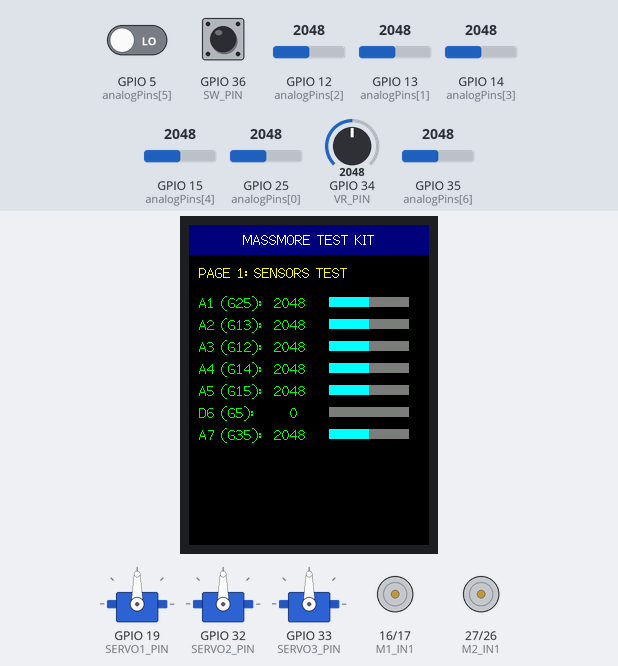
The sketch below on a simulated ESP32. Parts: 3 × servo, 240×320 colour display, motor-driver pin pairs drawn as motors (green arrow = first pin HIGH = forward, orange = second pin HIGH = backward, longer = more drive). The test bench sets the inputs (shaded band); at power-on: GPIO 36 (SW_PIN) HIGH, GPIO 12 (analogPins[2]) = 2048, GPIO 5 (analogPins[5]) LOW, GPIO 13 (analogPins[1]) = 2048, GPIO 14 (analogPins[3]) = 2048, GPIO 15 (analogPins[4]) = 2048, GPIO 25 (analogPins[0]) = 2048, GPIO 34 (VR_PIN) = 2048, GPIO 35 (analogPins[6]) = 2048.

Above: at 1.4 s.
1.5 s: GPIO 36 (SW_PIN) pulled LOW for 0.15 s
At 2.6 s:
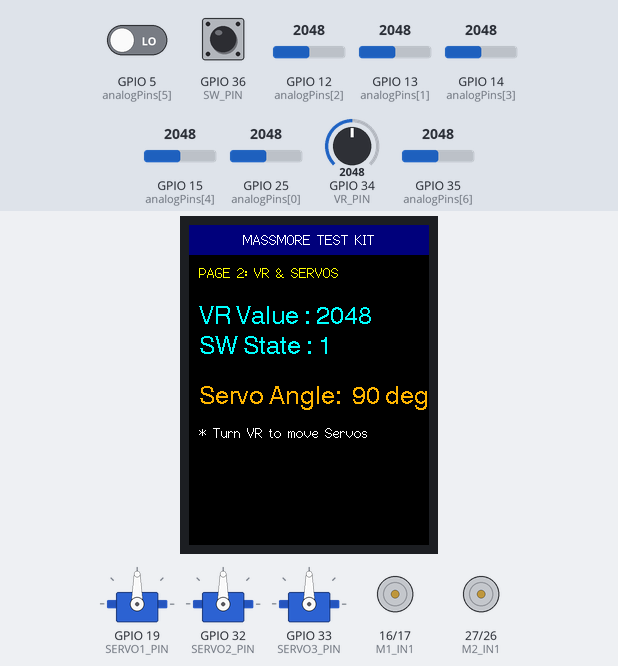
3.2 s: GPIO 36 (SW_PIN) pulled LOW for 1 s
At 4.4 s:
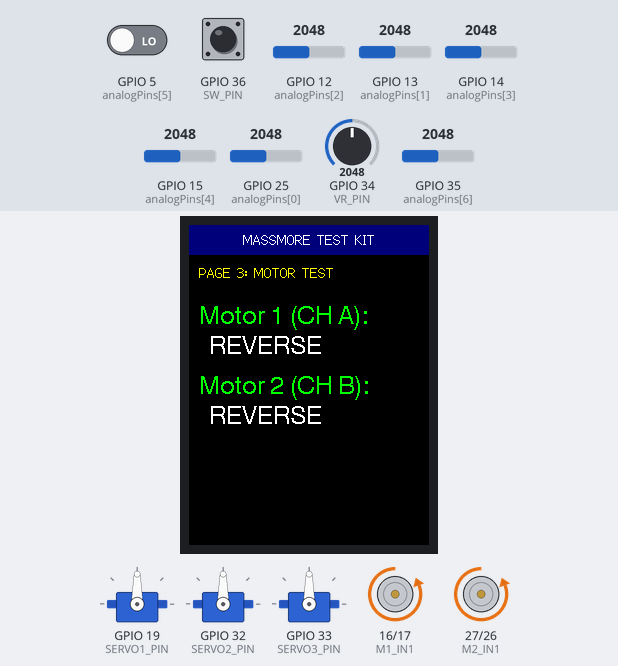
7.2 s: GPIO 36 (SW_PIN) pulsed LOW 5 times (0.12 s each, 0.3 s apart)
At 8.23 s:
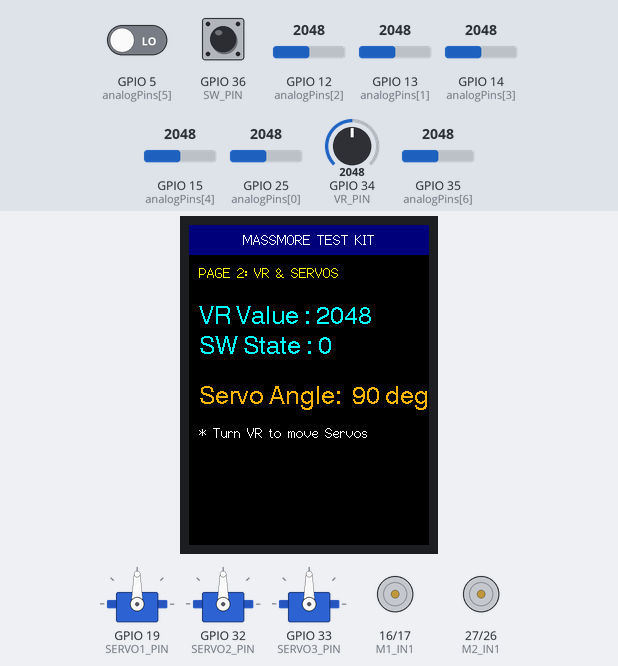
11.5 s: GPIO 36 (SW_PIN) pulsed LOW 5 times (0.12 s each, 0.3 s apart)
At 11.92 s:
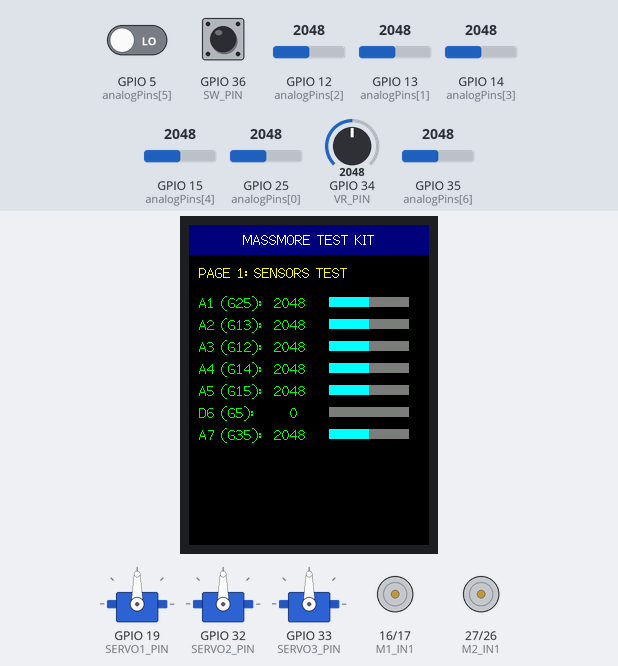
17.5 s: GPIO 36 (SW_PIN) pulled LOW for 0.15 s
At 18.3 s:
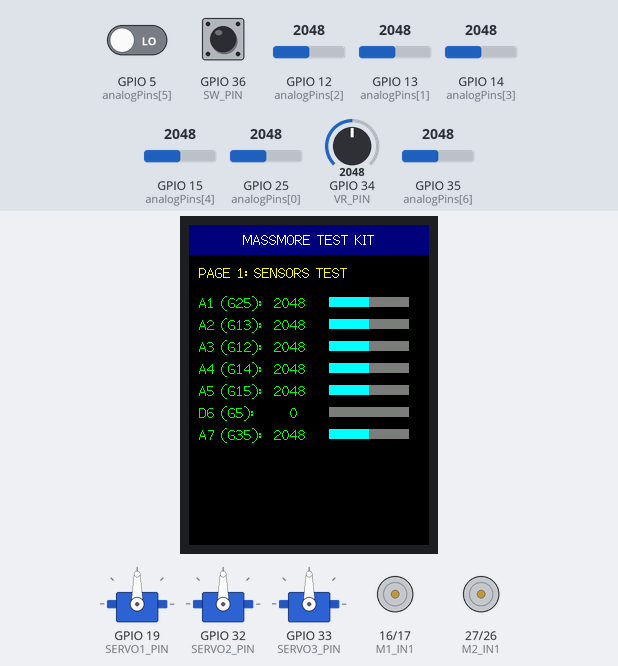
19.2 s: GPIO 12 (analogPins[2]) set to 2866
At 19.7 s:
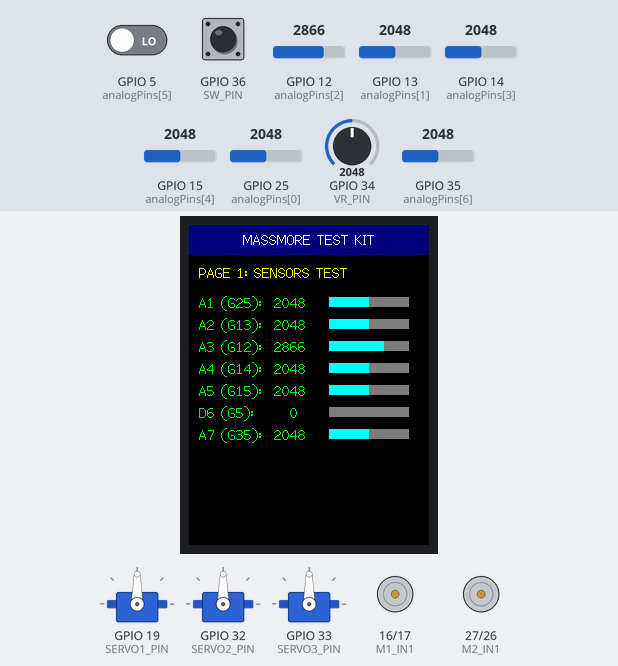
Timing chart, 0 to 21.7 s (numbered marks = the images above; inputs shaded):
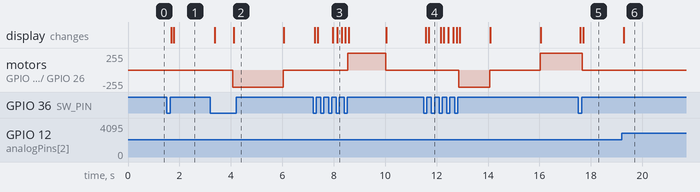

Measured:
- after the input at 1.5 s, the display: first changes after 0.18 s (image 1 shows a later state)
- after the input at 3.2 s, motor on GPIO 16 (M1_IN1) / GPIO 17 (M1_IN2), motor on GPIO 27 (M2_IN1) / GPIO 26 (M2_IN2): stopped → backward 255/255 after 0.87 s, → stopped 2.0 s later; the display: first changes after 0.16 s (image 2 shows a later state)
- after the input at 7.2 s, the display: first changes after 0.06 s (image 3 shows a later state)
- after the input at 11.5 s, the display: first changes after 0.08 s (image 4 shows a later state)
- after the input at 17.5 s, motor on GPIO 16 (M1_IN1) / GPIO 17 (M1_IN2), motor on GPIO 27 (M2_IN1) / GPIO 26 (M2_IN2): forward 255/255 → stopped after 0.17 s instead of 0.52 s; the display: first changes after 0.09 s (image 5 shows a later state)
- after the input at 19.2 s, the display: changes after 0.08 s (image 6)

The sketch:

SKU_1015_ESP32_FACTORY_TEST.ino
```cpp
#include <TFT_eSPI.h>
#include <SPI.h>
#include <ESP32Servo.h>

// ==========================================
// PIN DEFINITIONS
// ==========================================
// Analog Inputs
const int analogPins[7] = {25, 13, 12, 14, 15, 5, 35};
#define VR_PIN 34
#define SW_PIN 36
// #define LED_PIN 2   // ชนกับ TFT_DC จึงขออนุญาตปิดไว้เพื่อไม่ให้จอรวน

// Servos
#define SERVO1_PIN 19
#define SERVO2_PIN 32
#define SERVO3_PIN 33

// Motors (TB6612FNG / 2CH)
#define M1_IN1 16
#define M1_IN2 17
#define M2_IN1 27
#define M2_IN2 26

// ==========================================
// OBJECTS & VARIABLES
// ==========================================
TFT_eSPI tft = TFT_eSPI();
Servo servo1;
Servo servo2;
Servo servo3;

int currentPage = 0;       // 0: Analog, 1: VR+Servo, 2: Motors
int lastSwState = HIGH;
unsigned long lastDebounceTime = 0;

void setup() {
  Serial.begin(115200);

  // Init Inputs
  pinMode(SW_PIN, INPUT); // GPIO 36 ไม่มี Internal Pull-up (ต้องพึ่ง Hardware Pull-up บนบอร์ด)
  for(int i=0; i<7; i++) {
    pinMode(analogPins[i], INPUT);
  }
  pinMode(VR_PIN, INPUT);

  // Init Motors
  pinMode(M1_IN1, OUTPUT);
  pinMode(M1_IN2, OUTPUT);
  pinMode(M2_IN1, OUTPUT);
  pinMode(M2_IN2, OUTPUT);
  stopMotors();

  // Init Servos
  servo1.attach(SERVO1_PIN);
  servo2.attach(SERVO2_PIN);
  servo3.attach(SERVO3_PIN);

  // Init TFT
  tft.init();
  tft.setRotation(0); // แนวตั้ง (หรือเปลี่ยนเป็น 1, 2, 3 ตามทิศทางบอร์ด)
  tft.fillScreen(TFT_BLACK);

  drawHeader();
}

void loop() {
  handleButton(); // เช็คการกดปุ่มเพื่อเปลี่ยนหน้าจอ

  // แสดงผลตามหน้าจอที่เลือก
  switch(currentPage) {
    case 0:
      runPageAnalog();
      break;
    case 1:
      runPageVR_Servo();
      break;
    case 2:
      runPageMotor();
      break;
  }

  delay(50); // หน่วงเวลาเล็กน้อยลดการกระพริบ
}

// ==========================================
// FUNCTIONS
// ==========================================

void handleButton() {
  int swState = digitalRead(SW_PIN);
  // เช็คขอบขาลง (Active Low) และป้องกัน Debounce
  if (swState == LOW && lastSwState == HIGH && millis() - lastDebounceTime > 200) {
    currentPage++;
    if(currentPage > 2) currentPage = 0;

    tft.fillScreen(TFT_BLACK); // เคลียร์จอเมื่อเปลี่ยนหน้า
    drawHeader();
    stopMotors(); // หยุดมอเตอร์เมื่อเปลี่ยนหน้า
    lastDebounceTime = millis();
  }
  lastSwState = swState;
}

void drawHeader() {
  tft.fillRect(0, 0, 240, 30, TFT_NAVY);
  tft.setTextColor(TFT_WHITE);
  tft.setTextDatum(MC_DATUM);
  tft.drawString("MASSMORE TEST KIT", 120, 15, 2);
  tft.setTextDatum(TL_DATUM);
}

// --- หน้า 1: ทดสอบ Analog & Digital ---
void runPageAnalog() {
  tft.setTextColor(TFT_YELLOW, TFT_BLACK);
  // เปลี่ยนชื่อหัวข้อให้ครอบคลุมทั้ง Analog และ Digital
  tft.drawString("PAGE 1: SENSORS TEST", 10, 40, 2);

  tft.setTextColor(TFT_GREEN, TFT_BLACK);
  for(int i=0; i<7; i++) {
    int pin = analogPins[i];
    int val = 0;
    String prefix = "";
    int barLen = 0;
    uint32_t barColor = TFT_CYAN;

    // เช็คว่าเป็นขา 5 หรือไม่ (ถ้าใช่ให้อ่านเป็น Digital)
    if (pin == 5) {
      val = digitalRead(pin);       // อ่านค่าได้ 0 หรือ 1
      prefix = "D";                 // ใช้ตัวอักษรนำหน้าเป็น D (Digital)
      barLen = (val == HIGH) ? 80 : 0; // ถ้าเป็น 1 (HIGH) ให้กราฟเต็มหลอด
      barColor = TFT_MAGENTA;       // เปลี่ยนสีกราฟเป็นสีม่วงอมชมพูเพื่อแยกให้ชัดเจน
    } else {
      val = analogRead(pin);        // ขาอื่นๆ อ่านค่า Analog ได้ 0-4095
      prefix = "A";                 // ใช้ตัวอักษรนำหน้าเป็น A (Analog)
      barLen = map(val, 0, 4095, 0, 80);
    }

    int yPos = 70 + (i * 22);

    // พิมพ์ชื่อพินและค่า (เช่น D6 (G5): 1 หรือ A1 (G25): 4095)
    String text = prefix + String(i+1) + " (G" + String(pin) + "): ";
    char buf[20];
    sprintf(buf, "%-10s %4d", text.c_str(), val);
    tft.drawString(buf, 10, yPos, 2);

    // วาด Bar Graph
    tft.fillRect(140, yPos+2, barLen, 10, barColor);
    tft.fillRect(140+barLen, yPos+2, 80-barLen, 10, TFT_DARKGREY); // ลบแถบที่เหลือ
  }
}

// --- หน้า 2: ทดสอบ VR, SW และ Servos ---
void runPageVR_Servo() {
  tft.setTextColor(TFT_YELLOW, TFT_BLACK);
  tft.drawString("PAGE 2: VR & SERVOS", 10, 40, 2);

  int vrVal = analogRead(VR_PIN);
  int swVal = digitalRead(SW_PIN);

  // แปลงค่า VR เป็นองศา 0-180
  int angle = map(vrVal, 0, 4095, 0, 180);
  servo1.write(angle);
  servo2.write(angle);
  servo3.write(angle);

  tft.setTextColor(TFT_CYAN, TFT_BLACK);

  char buf[30];
  sprintf(buf, "VR Value : %4d   ", vrVal);
  tft.drawString(buf, 10, 80, 4);

  sprintf(buf, "SW State : %d      ", swVal);
  tft.drawString(buf, 10, 110, 4);

  tft.setTextColor(TFT_ORANGE, TFT_BLACK);
  sprintf(buf, "Servo Angle: %3d deg", angle);
  tft.drawString(buf, 10, 160, 4);

  tft.setTextColor(TFT_WHITE, TFT_BLACK);
  tft.drawString("* Turn VR to move Servos", 10, 200, 2);
}

// --- หน้า 3: ทดสอบ Motor ---
void runPageMotor() {
  tft.setTextColor(TFT_YELLOW, TFT_BLACK);
  tft.drawString("PAGE 3: MOTOR TEST", 10, 40, 2);

  // วนลูปการทำงานทุกๆ 2 วินาที (เปลี่ยนสเต็ป)
  int step = (millis() / 2000) % 4;
  String m1State = "";
  String m2State = "";

  switch(step) {
    case 0: // Forward
      digitalWrite(M1_IN1, HIGH); digitalWrite(M1_IN2, LOW);
      digitalWrite(M2_IN1, HIGH); digitalWrite(M2_IN2, LOW);
      m1State = "FORWARD"; m2State = "FORWARD";
      break;
    case 1: // Stop
    case 3: // Stop
      stopMotors();
      m1State = "STOP   "; m2State = "STOP   ";
      break;
    case 2: // Reverse
      digitalWrite(M1_IN1, LOW); digitalWrite(M1_IN2, HIGH);
      digitalWrite(M2_IN1, LOW); digitalWrite(M2_IN2, HIGH);
      m1State = "REVERSE"; m2State = "REVERSE";
      break;
  }

  tft.setTextColor(TFT_GREEN, TFT_BLACK);
  tft.drawString("Motor 1 (CH A):", 10, 80, 4);
  tft.setTextColor(TFT_WHITE, TFT_BLACK);
  tft.drawString(m1State + "    ", 20, 110, 4);

  tft.setTextColor(TFT_GREEN, TFT_BLACK);
  tft.drawString("Motor 2 (CH B):", 10, 150, 4);
  tft.setTextColor(TFT_WHITE, TFT_BLACK);
  tft.drawString(m2State + "    ", 20, 180, 4);
}

void stopMotors() {
  digitalWrite(M1_IN1, LOW);
  digitalWrite(M1_IN2, LOW);
  digitalWrite(M2_IN1, LOW);
  digitalWrite(M2_IN2, LOW);
}
```
